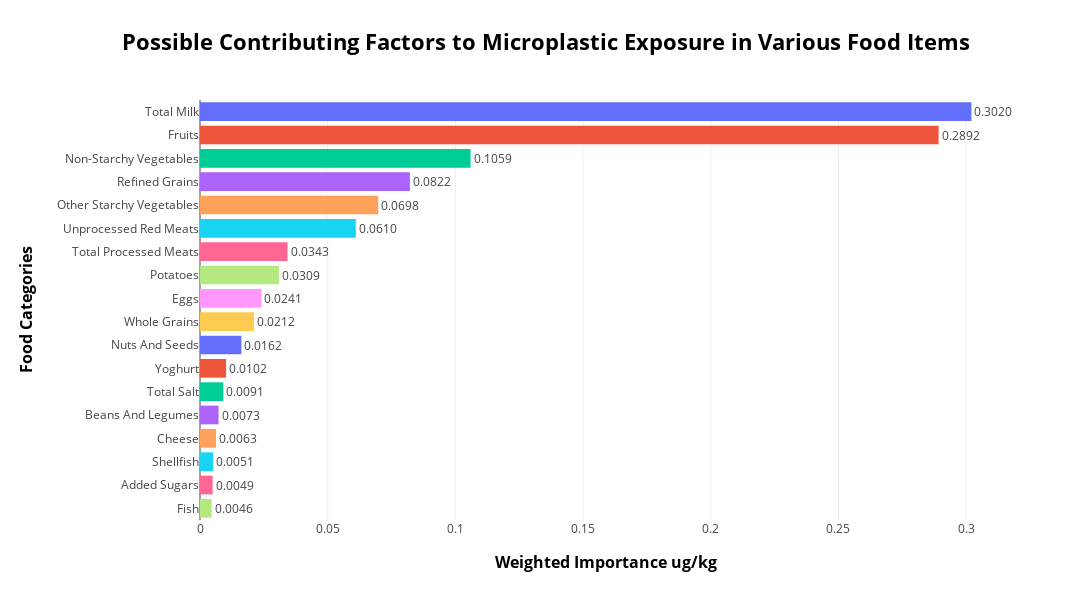

Notebook source saved alongside this figure:
### Code cell
#9.10.5 Feature Importance based on all features for added visualization and insights
# Sort by weighted importance for better visualization
feature_importance_df = feature_importance_df.sort_values('Weighted Importance', ascending=False)

fig_importance = px.bar(
    feature_importance_df,
    x='Weighted Importance',
    y='Pretty Feature',
    orientation='h',
    text_auto='0.4f',
    color='Pretty Feature',
    color_discrete_sequence=px.colors.qualitative.Plotly,
    title='Possible Contributing Factors to Microplastic Exposure in Various Food Items',
    labels={
        'Pretty Feature': 'Food Category',
        'Weighted Importance': 'Weighted Importance ug/kg'
    }
)

fig_importance.update_traces(
    textposition='outside',
    cliponaxis=False
)

fig_importance.update_layout(
    yaxis=dict(
        title=dict(
            text='<b>Food Categories</b>',
            font=dict(size=16, color='black')
        ),
        title_standoff=20,
        automargin=True
    ),
    xaxis=dict(
        title=dict(
            text='<b>Weighted Importance ug/kg</b>',
            font=dict(size=16, color='black')
        ),
        title_standoff=20
    ),
    margin=dict(l=200),
    height=600,
    width=1200,
    showlegend=False,
    title=dict(
        text='<b>Possible Contributing Factors to Microplastic Exposure in Various Food Items</b>',
        font=dict(size=22, color='black'),
        x=0.5,
        xanchor='center'
    )
)

# 9.10.6 Show the plot
fig_importance.show()

# Save as PNG
pio.write_image(fig_importance, 'imp_plot.png')

# Display in notebook as static image
from IPython.display import Image
Image('imp_plot.png')

### Figure 1 — Plotly figure (JSON) as saved in the notebook; plotly's stock layout.template omitted (floating-point values rounded to 4 significant figures)
{"data": [{"cliponaxis": false, "hovertemplate": "Food Category=%{y}<br>Weighted Importance ug/kg=%{x}<extra></extra>", "legendgroup": "Total Milk", "marker": {"color": "#636EFA", "pattern": {"shape": ""}}, "name": "Total Milk", "orientation": "h", "showlegend": true, "textposition": "outside", "texttemplate": "%{x:0.4f}", "type": "bar", "x": [0.302], "xaxis": "x", "y": ["Total Milk"], "yaxis": "y"}, {"cliponaxis": false, "hovertemplate": "Food Category=%{y}<br>Weighted Importance ug/kg=%{x}<extra></extra>", "legendgroup": "Fruits", "marker": {"color": "#EF553B", "pattern": {"shape": ""}}, "name": "Fruits", "orientation": "h", "showlegend": true, "textposition": "outside", "texttemplate": "%{x:0.4f}", "type": "bar", "x": [0.2892], "xaxis": "x", "y": ["Fruits"], "yaxis": "y"}, {"cliponaxis": false, "hovertemplate": "Food Category=%{y}<br>Weighted Importance ug/kg=%{x}<extra></extra>", "legendgroup": "Non-Starchy Vegetables", "marker": {"color": "#00CC96", "pattern": {"shape": ""}}, "name": "Non-Starchy Vegetables", "orientation": "h", "showlegend": true, "textposition": "outside", "texttemplate": "%{x:0.4f}", "type": "bar", "x": [0.1059], "xaxis": "x", "y": ["Non-Starchy Vegetables"], "yaxis": "y"}, {"cliponaxis": false, "hovertemplate": "Food Category=%{y}<br>Weighted Importance ug/kg=%{x}<extra></extra>", "legendgroup": "Refined Grains", "marker": {"color": "#AB63FA", "pattern": {"shape": ""}}, "name": "Refined Grains", "orientation": "h", "showlegend": true, "textposition": "outside", "texttemplate": "%{x:0.4f}", "type": "bar", "x": [0.08218], "xaxis": "x", "y": ["Refined Grains"], "yaxis": "y"}, {"cliponaxis": false, "hovertemplate": "Food Category=%{y}<br>Weighted Importance ug/kg=%{x}<extra></extra>", "legendgroup": "Other Starchy Vegetables", "marker": {"color": "#FFA15A", "pattern": {"shape": ""}}, "name": "Other Starchy Vegetables", "orientation": "h", "showlegend": true, "textposition": "outside", "texttemplate": "%{x:0.4f}", "type": "bar", "x": [0.06978], "xaxis": "x", "y": ["Other Starchy Vegetables"], "yaxis": "y"}, {"cliponaxis": false, "hovertemplate": "Food Category=%{y}<br>Weighted Importance ug/kg=%{x}<extra></extra>", "legendgroup": "Unprocessed Red Meats", "marker": {"color": "#19D3F3", "pattern": {"shape": ""}}, "name": "Unprocessed Red Meats", "orientation": "h", "showlegend": true, "textposition": "outside", "texttemplate": "%{x:0.4f}", "type": "bar", "x": [0.061], "xaxis": "x", "y": ["Unprocessed Red Meats"], "yaxis": "y"}, {"cliponaxis": false, "hovertemplate": "Food Category=%{y}<br>Weighted Importance ug/kg=%{x}<extra></extra>", "legendgroup": "Total Processed Meats", "marker": {"color": "#FF6692", "pattern": {"shape": ""}}, "name": "Total Processed Meats", "orientation": "h", "showlegend": true, "textposition": "outside", "texttemplate": "%{x:0.4f}", "type": "bar", "x": [0.03426], "xaxis": "x", "y": ["Total Processed Meats"], "yaxis": "y"}, {"cliponaxis": false, "hovertemplate": "Food Category=%{y}<br>Weighted Importance ug/kg=%{x}<extra></extra>", "legendgroup": "Potatoes", "marker": {"color": "#B6E880", "pattern": {"shape": ""}}, "name": "Potatoes", "orientation": "h", "showlegend": true, "textposition": "outside", "texttemplate": "%{x:0.4f}", "type": "bar", "x": [0.03091], "xaxis": "x", "y": ["Potatoes"], "yaxis": "y"}, {"cliponaxis": false, "hovertemplate": "Food Category=%{y}<br>Weighted Importance ug/kg=%{x}<extra></extra>", "legendgroup": "Eggs", "marker": {"color": "#FF97FF", "pattern": {"shape": ""}}, "name": "Eggs", "orientation": "h", "showlegend": true, "textposition": "outside", "texttemplate": "%{x:0.4f}", "type": "bar", "x": [0.02408], "xaxis": "x", "y": ["Eggs"], "yaxis": "y"}, {"cliponaxis": false, "hovertemplate": "Food Category=%{y}<br>Weighted Importance ug/kg=%{x}<extra></extra>", "legendgroup": "Whole Grains", "marker": {"color": "#FECB52", "pattern": {"shape": ""}}, "name": "Whole Grains", "orientation": "h", "showlegend": true, "textposition": "outside", "texttemplate": "%{x:0.4f}", "type": "bar", "x": [0.0212], "xaxis": "x", "y": ["Whole Grains"], "yaxis": "y"}, {"cliponaxis": false, "hovertemplate": "Food Category=%{y}<br>Weighted Importance ug/kg=%{x}<extra></extra>", "legendgroup": "Nuts And Seeds", "marker": {"color": "#636EFA", "pattern": {"shape": ""}}, "name": "Nuts And Seeds", "orientation": "h", "showlegend": true, "textposition": "outside", "texttemplate": "%{x:0.4f}", "type": "bar", "x": [0.01621], "xaxis": "x", "y": ["Nuts And Seeds"], "yaxis": "y"}, {"cliponaxis": false, "hovertemplate": "Food Category=%{y}<br>Weighted Importance ug/kg=%{x}<extra></extra>", "legendgroup": "Yoghurt", "marker": {"color": "#EF553B", "pattern": {"shape": ""}}, "name": "Yoghurt", "orientation": "h", "showlegend": true, "textposition": "outside", "texttemplate": "%{x:0.4f}", "type": "bar", "x": [0.0102], "xaxis": "x", "y": ["Yoghurt"], "yaxis": "y"}, {"cliponaxis": false, "hovertemplate": "Food Category=%{y}<br>Weighted Importance ug/kg=%{x}<extra></extra>", "legendgroup": "Total Salt", "marker": {"color": "#00CC96", "pattern": {"shape": ""}}, "name": "Total Salt", "orientation": "h", "showlegend": true, "textposition": "outside", "texttemplate": "%{x:0.4f}", "type": "bar", "x": [0.009135], "xaxis": "x", "y": ["Total Salt"], "yaxis": "y"}, {"cliponaxis": false, "hovertemplate": "Food Category=%{y}<br>Weighted Importance ug/kg=%{x}<extra></extra>", "legendgroup": "Beans And Legumes", "marker": {"color": "#AB63FA", "pattern": {"shape": ""}}, "name": "Beans And Legumes", "orientation": "h", "showlegend": true, "textposition": "outside", "texttemplate": "%{x:0.4f}", "type": "bar", "x": [0.007269], "xaxis": "x", "y": ["Beans And Legumes"], "yaxis": "y"}, {"cliponaxis": false, "hovertemplate": "Food Category=%{y}<br>Weighted Importance ug/kg=%{x}<extra></extra>", "legendgroup": "Cheese", "marker": {"color": "#FFA15A", "pattern": {"shape": ""}}, "name": "Cheese", "orientation": "h", "showlegend": true, "textposition": "outside", "texttemplate": "%{x:0.4f}", "type": "bar", "x": [0.006254], "xaxis": "x", "y": ["Cheese"], "yaxis": "y"}, {"cliponaxis": false, "hovertemplate": "Food Category=%{y}<br>Weighted Importance ug/kg=%{x}<extra></extra>", "legendgroup": "Shellfish", "marker": {"color": "#19D3F3", "pattern": {"shape": ""}}, "name": "Shellfish", "orientation": "h", "showlegend": true, "textposition": "outside", "texttemplate": "%{x:0.4f}", "type": "bar", "x": [0.005146], "xaxis": "x", "y": ["Shellfish"], "yaxis": "y"}, {"cliponaxis": false, "hovertemplate": "Food Category=%{y}<br>Weighted Importance ug/kg=%{x}<extra></extra>", "legendgroup": "Added Sugars", "marker": {"color": "#FF6692", "pattern": {"shape": ""}}, "name": "Added Sugars", "orientation": "h", "showlegend": true, "textposition": "outside", "texttemplate": "%{x:0.4f}", "type": "bar", "x": [0.004933], "xaxis": "x", "y": ["Added Sugars"], "yaxis": "y"}, {"cliponaxis": false, "hovertemplate": "Food Category=%{y}<br>Weighted Importance ug/kg=%{x}<extra></extra>", "legendgroup": "Fish", "marker": {"color": "#B6E880", "pattern": {"shape": ""}}, "name": "Fish", "orientation": "h", "showlegend": true, "textposition": "outside", "texttemplate": "%{x:0.4f}", "type": "bar", "x": [0.004551], "xaxis": "x", "y": ["Fish"], "yaxis": "y"}], "layout": {"barmode": "relative", "height": 600, "legend": {"title": {"text": "Food Category"}, "tracegroupgap": 0}, "margin": {"l": 200}, "showlegend": false, "title": {"font": {"color": "black", "size": 22}, "text": "<b>Possible Contributing Factors to Microplastic Exposure in Various Food Items</b>", "x": 0.5, "xanchor": "center"}, "width": 1200, "xaxis": {"anchor": "y", "domain": [0, 1], "title": {"font": {"color": "black", "size": 16}, "standoff": 20, "text": "<b>Weighted Importance ug/kg</b>"}}, "yaxis": {"anchor": "x", "automargin": true, "categoryarray": ["Fish", "Added Sugars", "Shellfish", "Cheese", "Beans And Legumes", "Total Salt", "Yoghurt", "Nuts And Seeds", "Whole Grains", "Eggs", "Potatoes", "Total Processed Meats", "Unprocessed Red Meats", "Other Starchy Vegetables", "Refined Grains", "Non-Starchy Vegetables", "Fruits", "Total Milk"], "categoryorder": "array", "domain": [0, 1], "title": {"font": {"color": "black", "size": 16}, "standoff": 20, "text": "<b>Food Categories</b>"}}}}
